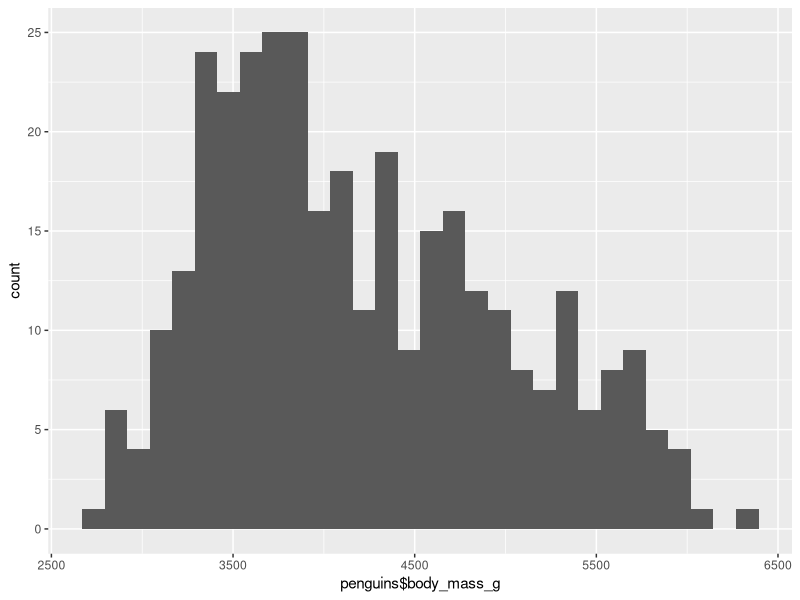
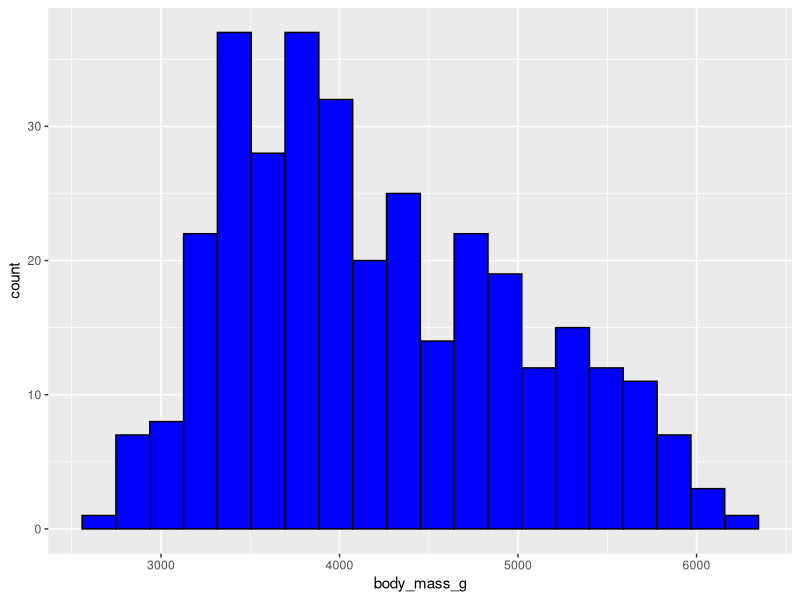
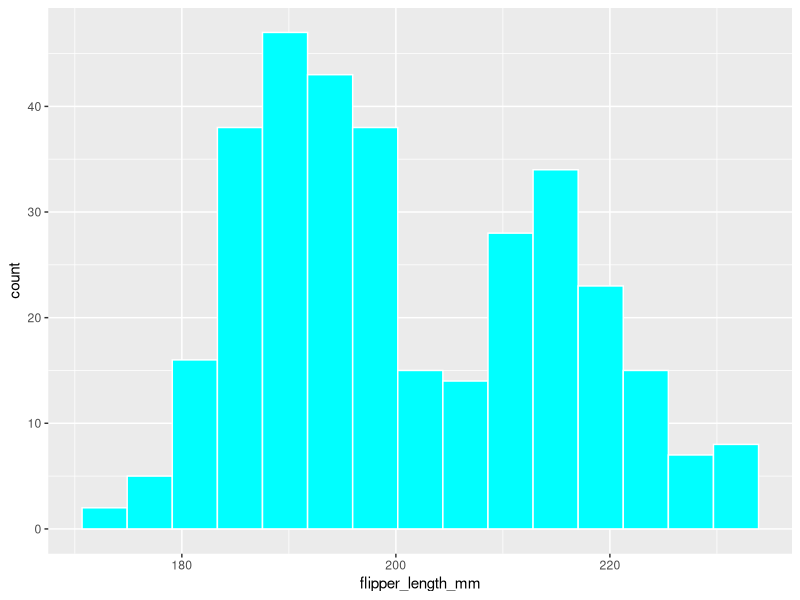
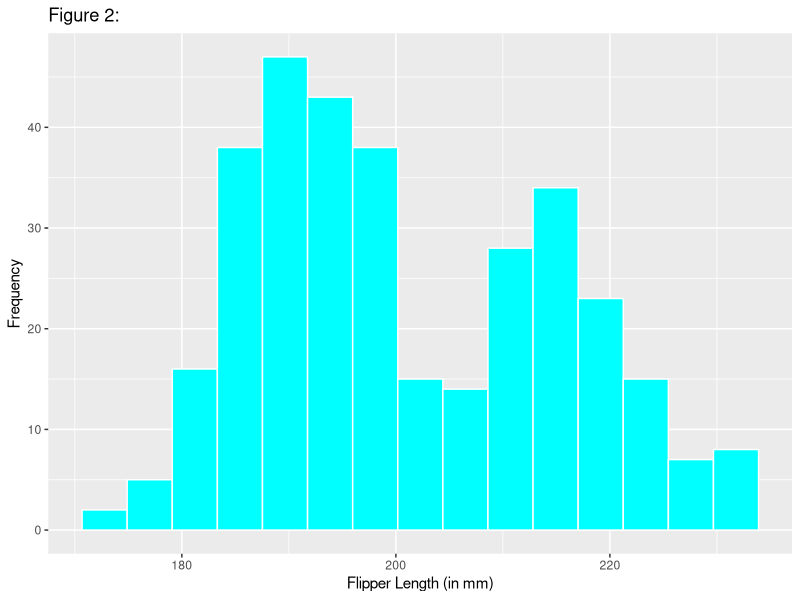
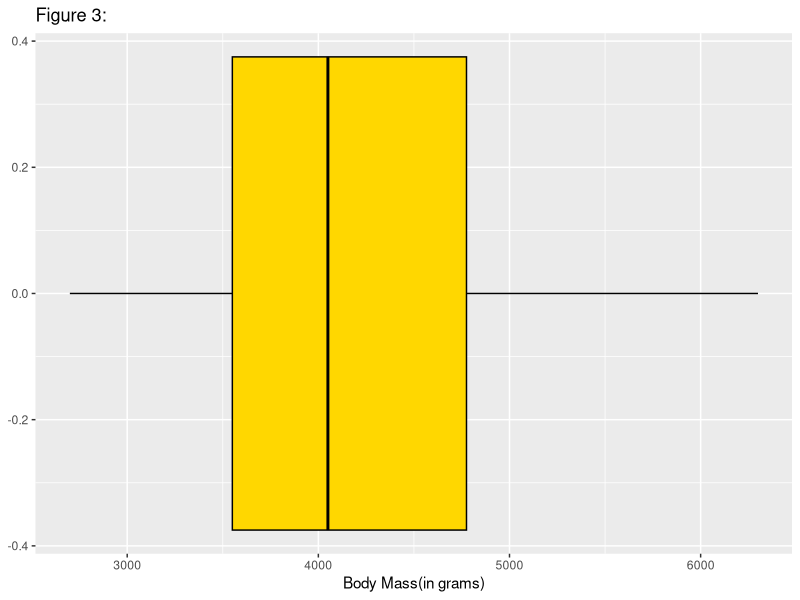
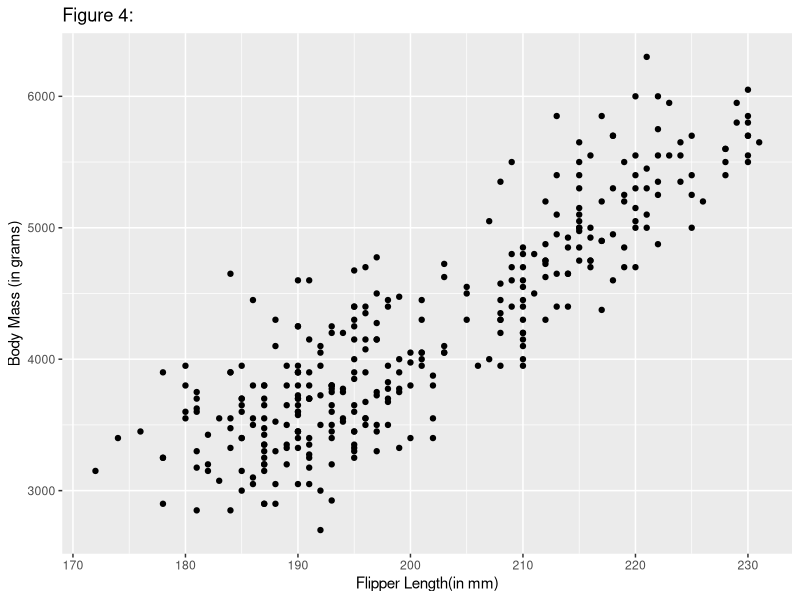
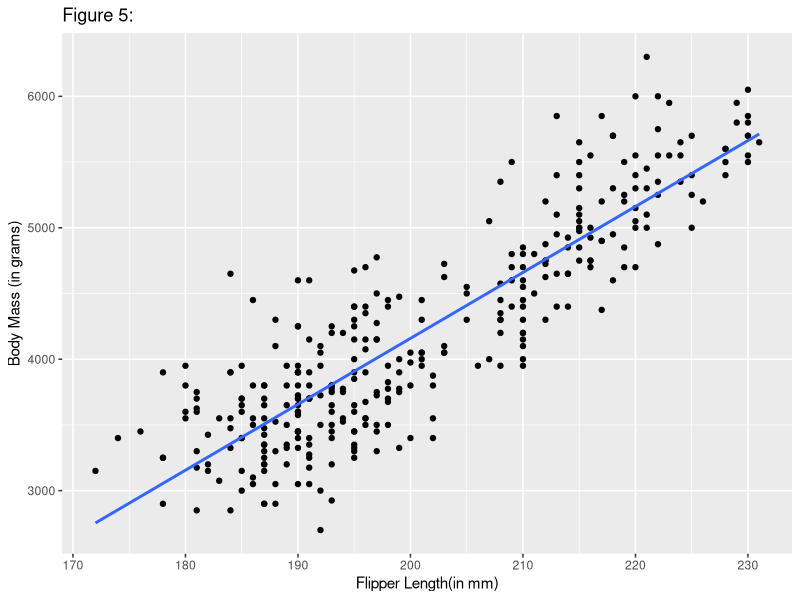
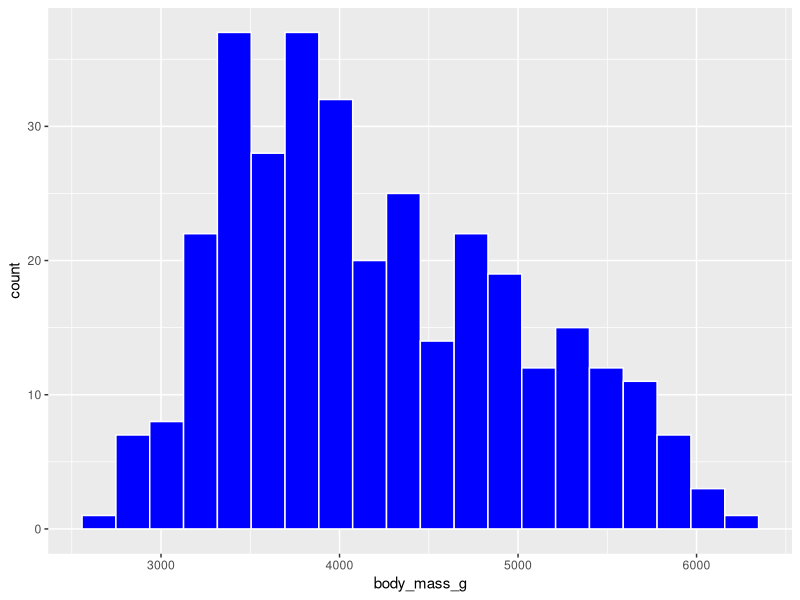

Recreate these plots in R, in order.
## ---- chunk 1
library(palmerpenguins)
library(ggplot2)
library(rlang)
suppressMessages(library(ggplot2))
library(tidyverse)
library(gridExtra)
## ---- chunk 2
summary(penguins$body_mass_g)
histpenguine<-ggplot(penguins, mapping = aes(x=penguins$body_mass_g))+
  geom_histogram()
histpenguine
## ---- chunk 3
sum(is.na(penguins$body_mass_g))
## ---- chunk 4
penguinsClean<-na.omit(penguins)
## ---- chunk 5
nrow(penguins)
nrow(penguinsClean)
## ---- chunk 6
ggplot(penguinsClean, aes(x=body_mass_g)) + geom_histogram(bins = 20, fill='blue', col = 'black')

## ---- chunk 7
ggplot(penguinsClean, aes(x=flipper_length_mm)) + geom_histogram(bins = 15, fill='cyan', col = 'white')
## ---- chunk 8
ggplot(penguinsClean, aes(x=flipper_length_mm)) + geom_histogram(bins = 15, fill='cyan', col = 'white')+
  labs(title = "Figure 2:",x="Flipper Length (in mm)",y="Frequency")
## ---- chunk 9
MassBoxPlot<-penguinsClean%>%
  ggplot(mapping = aes(x=body_mass_g))+
  geom_boxplot(fill = "gold",col = "black")+
  labs(title = "Figure 3:",x="Body Mass(in grams)")
MassBoxPlot
## ---- chunk 10
ggplot(penguinsClean, aes(x=flipper_length_mm, y = body_mass_g)) + geom_point()+labs(title = "Figure 4:",x = "Flipper Length(in mm)",y = "Body Mass (in grams)")

## ---- chunk 11
ggplot(penguinsClean, aes(x=flipper_length_mm, y = body_mass_g)) + geom_point()+labs(title = "Figure 5:",x = "Flipper Length(in mm)",y = "Body Mass (in grams)")+
stat_smooth(method = "lm", formula = y ~ x, size = 1, se = FALSE)
## ---- chunk 12
ggplot(penguinsClean, aes(body_mass_g)) + geom_histogram(bins = 20, fill = "blue", col = "white")

